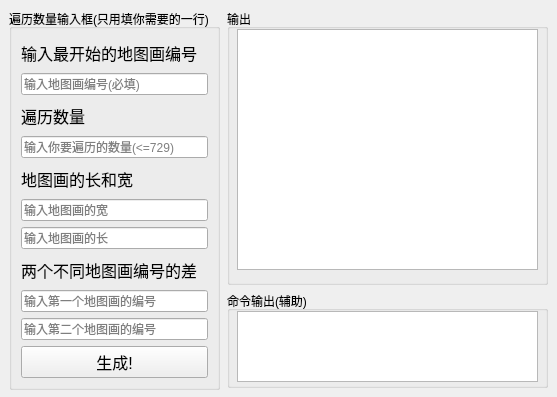
<?xml version="1.0" encoding="UTF-8"?>
<ui version="4.0">
 <class>Form</class>
 <widget class="QWidget" name="Form">
  <property name="geometry">
   <rect>
    <x>0</x>
    <y>0</y>
    <width>557</width>
    <height>397</height>
   </rect>
  </property>
  <property name="cursor">
   <cursorShape>ArrowCursor</cursorShape>
  </property>
  <property name="windowTitle">
   <string>MCIBEMOD地图遍历辅助工具</string>
  </property>
  <property name="windowIcon">
   <iconset>
    <normaloff>favicon.ico</normaloff>favicon.ico</iconset>
  </property>
  <widget class="QGroupBox" name="groupBox">
   <property name="geometry">
    <rect>
     <x>9</x>
     <y>9</y>
     <width>211</width>
     <height>381</height>
    </rect>
   </property>
   <property name="cursor">
    <cursorShape>ArrowCursor</cursorShape>
   </property>
   <property name="title">
    <string>遍历数量输入框(只用填你需要的一行)</string>
   </property>
   <layout class="QGridLayout" name="gridLayout">
    <item row="0" column="0">
     <widget class="QLabel" name="label_4">
      <property name="font">
       <font>
        <pointsize>12</pointsize>
       </font>
      </property>
      <property name="text">
       <string>输入最开始的地图画编号</string>
      </property>
     </widget>
    </item>
    <item row="1" column="0">
     <widget class="QLineEdit" name="lineEdit_6">
      <property name="placeholderText">
       <string>输入地图画编号(必填)</string>
      </property>
     </widget>
    </item>
    <item row="2" column="0">
     <widget class="QLabel" name="label">
      <property name="font">
       <font>
        <pointsize>12</pointsize>
       </font>
      </property>
      <property name="text">
       <string>遍历数量</string>
      </property>
     </widget>
    </item>
    <item row="3" column="0">
     <widget class="QLineEdit" name="lineEdit">
      <property name="placeholderText">
       <string>输入你要遍历的数量(&lt;=729)</string>
      </property>
     </widget>
    </item>
    <item row="4" column="0">
     <widget class="QLabel" name="label_2">
      <property name="font">
       <font>
        <pointsize>12</pointsize>
       </font>
      </property>
      <property name="text">
       <string>地图画的长和宽</string>
      </property>
     </widget>
    </item>
    <item row="5" column="0">
     <widget class="QLineEdit" name="lineEdit_2">
      <property name="placeholderText">
       <string>输入地图画的宽</string>
      </property>
     </widget>
    </item>
    <item row="6" column="0">
     <widget class="QLineEdit" name="lineEdit_3">
      <property name="placeholderText">
       <string>输入地图画的长</string>
      </property>
     </widget>
    </item>
    <item row="7" column="0">
     <widget class="QLabel" name="label_3">
      <property name="font">
       <font>
        <pointsize>12</pointsize>
       </font>
      </property>
      <property name="text">
       <string>两个不同地图画编号的差</string>
      </property>
     </widget>
    </item>
    <item row="8" column="0">
     <widget class="QLineEdit" name="lineEdit_4">
      <property name="placeholderText">
       <string>输入第一个地图画的编号</string>
      </property>
     </widget>
    </item>
    <item row="9" column="0">
     <widget class="QLineEdit" name="lineEdit_5">
      <property name="placeholderText">
       <string>输入第二个地图画的编号</string>
      </property>
     </widget>
    </item>
    <item row="10" column="0">
     <widget class="QPushButton" name="pushButton">
      <property name="font">
       <font>
        <pointsize>12</pointsize>
       </font>
      </property>
      <property name="text">
       <string>生成!</string>
      </property>
     </widget>
    </item>
   </layout>
  </widget>
  <widget class="QGroupBox" name="groupBox_2">
   <property name="geometry">
    <rect>
     <x>227</x>
     <y>9</y>
     <width>321</width>
     <height>276</height>
    </rect>
   </property>
   <property name="title">
    <string>输出</string>
   </property>
   <widget class="QPlainTextEdit" name="plainTextEdit_2">
    <property name="geometry">
     <rect>
      <x>10</x>
      <y>20</y>
      <width>301</width>
      <height>241</height>
     </rect>
    </property>
   </widget>
  </widget>
  <widget class="QGroupBox" name="groupBox_3">
   <property name="geometry">
    <rect>
     <x>227</x>
     <y>291</y>
     <width>321</width>
     <height>97</height>
    </rect>
   </property>
   <property name="title">
    <string>命令输出(辅助)</string>
   </property>
   <widget class="QPlainTextEdit" name="plainTextEdit">
    <property name="geometry">
     <rect>
      <x>10</x>
      <y>20</y>
      <width>301</width>
      <height>71</height>
     </rect>
    </property>
    <property name="undoRedoEnabled">
     <bool>false</bool>
    </property>
    <property name="readOnly">
     <bool>true</bool>
    </property>
   </widget>
  </widget>
 </widget>
 <resources/>
 <connections/>
</ui>
